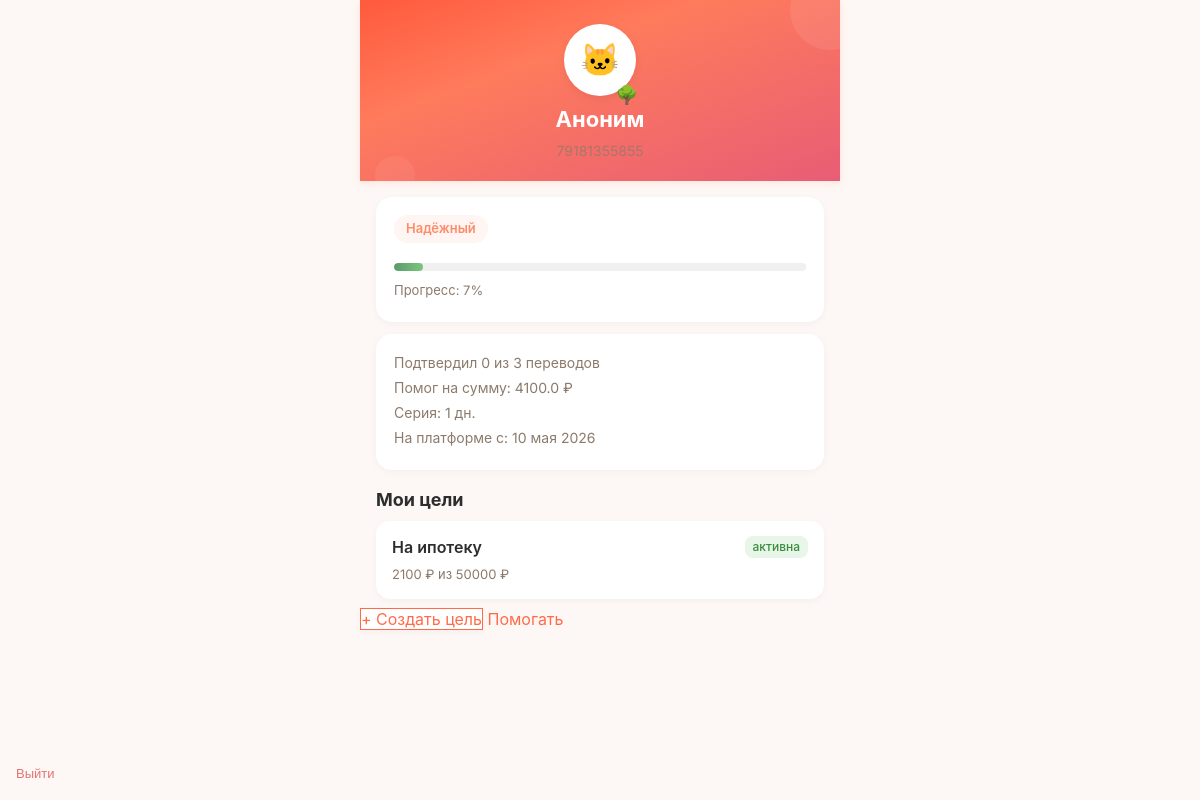
/profile (signed in), run on an earlier commit of the app's database.
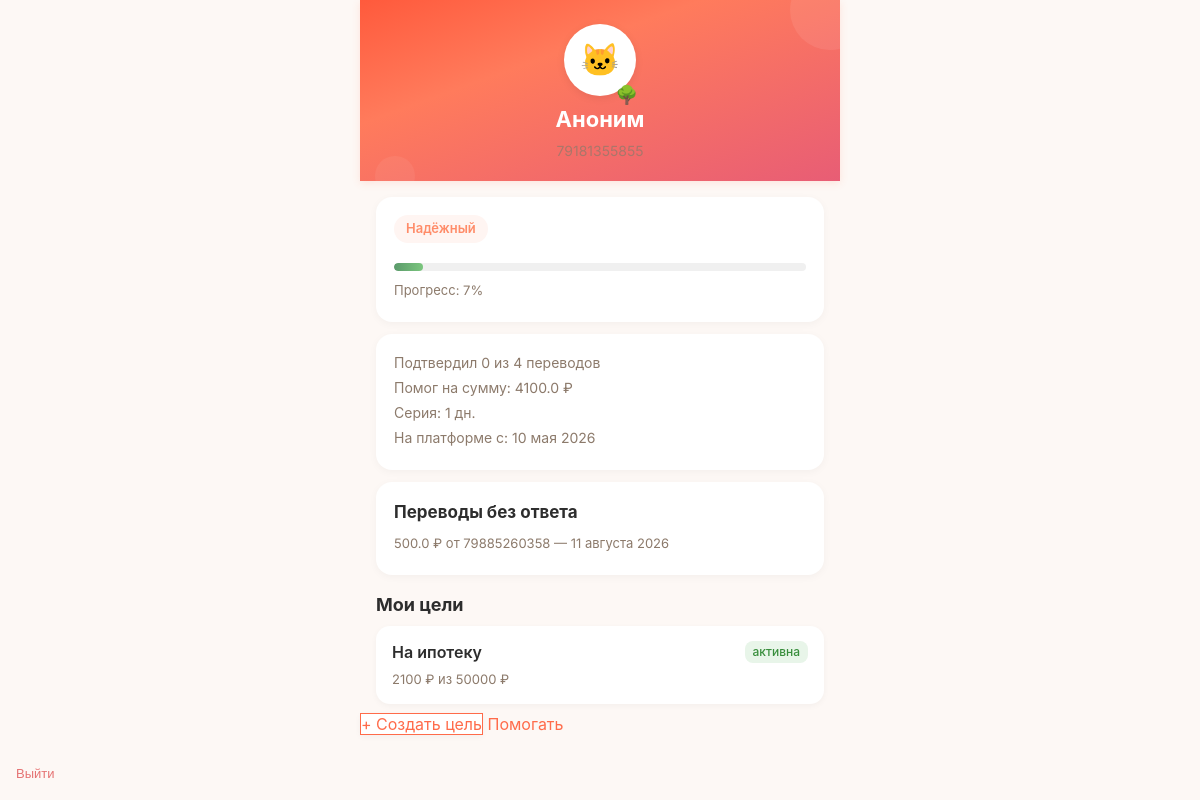
And on a later commit of the database.
### tables this page shows
CREATE TABLE "goals" (
        id INTEGER PRIMARY KEY AUTOINCREMENT,
        user_id INTEGER NOT NULL,
        type TEXT NOT NULL CHECK(type IN ('super_blitz','blitz','serious','urgent','group')),
        title TEXT NOT NULL,
        description TEXT NULL,
        photo_url TEXT NULL,
        amount_goal REAL NOT NULL,
        amount_collected REAL DEFAULT 0.00,
        ends_at TEXT NULL,
        status TEXT DEFAULT 'draft' CHECK(status IN ('draft','active','frozen','completed','failed','lightning_failed','hidden')),
        trial_ends_at TEXT NULL,
        subscription_active_until TEXT NULL,
        last_boosted_at TEXT NULL,
        is_lightning INTEGER DEFAULT 0,
        lightning_started_at TEXT NULL,
        moderation_status TEXT DEFAULT 'pending',
        completion_type TEXT DEFAULT 'organic',
        is_seed INTEGER DEFAULT 0,
        views_count INTEGER DEFAULT 0,
        views_24h INTEGER DEFAULT 0,
        donations_count INTEGER DEFAULT 0,
        donations_24h INTEGER DEFAULT 0,
        created_at TEXT DEFAULT (datetime('now')),
        FOREIGN KEY (user_id) REFERENCES users(id)
    );

CREATE TABLE donations (
            id INTEGER PRIMARY KEY AUTOINCREMENT,
            goal_id INTEGER NOT NULL,
            donor_id INTEGER NULL,
            amount_reported REAL NOT NULL,
            status TEXT NOT NULL CHECK(status IN ('donor_confirmed','recipient_confirmed','completed','disputed')),
            is_anonymous INTEGER DEFAULT 0,
            is_seed INTEGER DEFAULT 0,
            warm_word TEXT NULL,
            donor_confirmed_at TEXT DEFAULT (datetime('now')),
            recipient_confirmed_at TEXT NULL,
            completed_at TEXT NULL,
            dispute_reason TEXT NULL,
            donor_to_recipient_count INTEGER DEFAULT 1,
            referred_by INTEGER NULL, ip_address TEXT,
            FOREIGN KEY (goal_id) REFERENCES goals(id),
            FOREIGN KEY (donor_id) REFERENCES users(id)
        );

CREATE TABLE users (
            id INTEGER PRIMARY KEY AUTOINCREMENT,
            phone TEXT UNIQUE NOT NULL,
            password_hash TEXT NOT NULL,
            email TEXT NULL,
            name TEXT NULL,
            avatar_url TEXT NULL,
            max_id TEXT NULL,
            vk_id TEXT NULL,
            fcm_token TEXT NULL,
            onboarding_passed INTEGER DEFAULT 0,
            rating REAL DEFAULT 0.0,
            rating_level TEXT DEFAULT 'novice',
            confirmations_total INTEGER DEFAULT 0,
            confirmations_approved INTEGER DEFAULT 0,
            confirmations_ignored INTEGER DEFAULT 0,
            donation_streak INTEGER DEFAULT 0,
            goals_helped_close INTEGER DEFAULT 0,
            total_helped_amount REAL DEFAULT 0.00,
            priority_days INTEGER DEFAULT 0,
            circles_of_care INTEGER DEFAULT 0,
            interest_weights TEXT DEFAULT NULL,
            eternal_donation_config TEXT DEFAULT NULL,
            yellow_card_until TEXT NULL,
            is_banned INTEGER DEFAULT 0,
            created_at TEXT DEFAULT (datetime('now'))
        , xp INTEGER DEFAULT 0, xp_level TEXT DEFAULT 'novice', streak_days INTEGER DEFAULT 0, last_action_date TEXT, ip_registered TEXT, author_badge TEXT, trust_score INTEGER DEFAULT 50, trust_level TEXT DEFAULT 'guest');

### main.py (the view)
@app.route('/profile')
@login_required
def profile():
    user = get_current_user()
    db = get_db()
    goals = db.execute("SELECT * FROM goals WHERE user_id = ? ORDER BY created_at DESC", (user['id'],)).fetchall()
    total = db.execute("SELECT COUNT(*) FROM donations WHERE goal_id IN (SELECT id FROM goals WHERE user_id = ?) AND donor_id IS NOT NULL", (user['id'],)).fetchone()[0]
    approved = user['confirmations_approved'] or 0
    ignored = db.execute(
        "SELECT d.amount_reported, d.donor_confirmed_at, u.phone as donor_phone FROM donations d LEFT JOIN users u ON d.donor_id = u.id WHERE d.goal_id IN (SELECT id FROM goals WHERE user_id = ?) AND d.status = 'donor_confirmed' AND datetime(d.donor_confirmed_at) <= datetime('now', '-24 hours') ORDER BY d.donor_confirmed_at DESC LIMIT 10",
        (user['id'],)
    ).fetchall()
    months = ['января','февраля','марта','апреля','мая','июня','июля','августа','сентября','октября','ноября','декабря']
    ignored_list = []
    for ig in ignored:
        ig = dict(ig)
        try:
            parts = ig['donor_confirmed_at'][:10].split('-')
            ig['date_formatted'] = f"{int(parts[2])} {months[int(parts[1])-1]} {parts[0]}"
        except:
            ig['date_formatted'] = ig['donor_confirmed_at'][:10]
        ignored_list.append(ig)
    db.close()
    return render_template('profile.html', user=user, goals=goals, confirmations_total=total, confirmations_approved=approved, ignored_donations=ignored_list)

### main.py (called while the page is built)
def get_current_user():
    if 'user_id' in session:
        db = get_db()
        try:
            user = db.execute("SELECT * FROM users WHERE id = ?", (session['user_id'],)).fetchone()
            return user
        except:
            return None
        finally:
            db.close()
    return None

def login_required(f):
    @wraps(f)
    def wrap(*args, **kwargs):
        if 'user_id' not in session:
            flash('Сначала войдите в аккаунт.', 'warning')
            return redirect(url_for('login'))
        return f(*args, **kwargs)
    return wrap

def get_level_progress(user):
    xp = user['xp'] or 0
    current, next_lvl = 0, 30
    for threshold, _, _ in LEVELS:
        if xp >= threshold:
            current = threshold
        else:
            next_lvl = threshold
            break
    return int((xp - current) / (next_lvl - current) * 100) if next_lvl > current else 100

def level_emoji(level_key):
    return LEVEL_EMOJI.get(level_key, '🌱')

def level_name(level_key):
    return LEVEL_NAMES.get(level_key, 'Новичок')

### templates/profile.html (shortened to what this page needs)
<!DOCTYPE html>
<html lang="ru">
<head>
    <link rel="stylesheet" href="/static/style.css?v=2">
</head>
<body>
    <div class="container">
        <div class="profile-header">
            <div style="position:relative; display:inline-block;">
            <div class="avatar">🐱</div>
            <span style="position:absolute; bottom:-2px; right:-2px; font-size:18px;">
                {{ user.xp_level|level_emoji }}
            </span>
        </div>
            <h1>{{ user.name or 'Аноним' }}</h1>
            <p class="phone">{{ user.phone }}</p>
        </div>
        <div class="card">
            <span class="level-badge">{{ user.xp_level|level_name }}</span>
            {% set pct = get_level_progress(user) %}
            <div class="progress-bar">
                <div class="progress-fill" style="width: {{ pct }}%;"></div>
            </div>
            <p style="font-size:13px;color:#8C7A6B;">Прогресс: {{ pct }}%</p>
        </div>
        <div class="card">
            {% if confirmations_total > 0 %}
            <p>Подтвердил {{ confirmations_approved }} из {{ confirmations_total }} переводов</p>
            {% endif %}
            <p>Помог на сумму: {{ user.total_helped_amount or 0 }} ₽</p>
            <p>Серия: {{ user.streak_days or 0 }} дн.</p>
            <p>На платформе с: {{ user.created_at|format_date }}</p>
        </div>
        {% if ignored_donations %}
        <div class="card">
            <h3>Переводы без ответа</h3>
            {% for ig in ignored_donations %}
            <p style="font-size:13px;color:#8C7A6B;margin-bottom:4px;">
                {{ ig.amount_reported }} ₽ от {{ ig.donor_phone or 'Аноним' }} — {{ ig.date_formatted }}
            </p>
            {% endfor %}
        </div>
        {% endif %}
        <h3 style="margin: 16px 16px 8px; font-size:18px; font-weight:700;">Мои цели</h3>
        {% if goals %}
            {% for goal in goals %}
            <a class="goal-item" href="/goal/{{ goal.id }}">
                <div class="top">
                    <span class="title">{{ goal.title }}</span>
                    <span class="status status-{{ goal.status }}">{% if goal.status == 'active' %}активна{% elif goal.status == 'completed' %}завершена{% elif goal.status == 'frozen' %}заморожена{% else %}{{ goal.status }}{% endif %}</span>
                </div>
                <div style="font-size:13px;color:#8C7A6B;">
                    {{ "%.0f"|format(goal.amount_collected) }} ₽ из {{ "%.0f"|format(goal.amount_goal) }} ₽
                </div>
            </a>
            {% endfor %}
        {% else %}
            <p style="color:#8C7A6B; margin: 8px 16px;">У вас пока нет целей. Создать</p>
        {% endif %}
        <a class="btn-back" href="/goals/choose" class="fab" style="background:white; color:#FF6B4A; border:1px solid #FF6B4A; box-shadow: 0 2px 6px rgba(0,0,0,0.04);">+ Создать цель</a>
        <a class="btn-back" href="/goals" class="btn-cta" style="margin-top:12px;">Помогать</a>
        <form method="POST" action="/logout" style="position:fixed; bottom:16px; left:16px;"><button type="submit" style="background:none;border:none;color:#E57373;font-size:13px;cursor:pointer;font-family:Inter,sans-serif;padding:0;">Выйти</button></form>
    </div>
</body>
</html>

What changed in the data, as far as the page shows it:
added donations: amount_reported "500.0", phone "79885260358", date_formatted "11 августа 2026"
Also different on the page:
{{ confirmations_total }}: "3" → "4"
text now shown: "Переводы без ответа"
